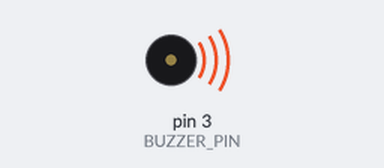
Bench run of a sketch on a simulated Arduino Uno, built with avr-gcc and run on an emulated ATmega328P. Parts: buzzer (waves = sounding).

Above: at 0.2 s.
Timing chart, 0 to 3.0 s (numbered marks = the images above):
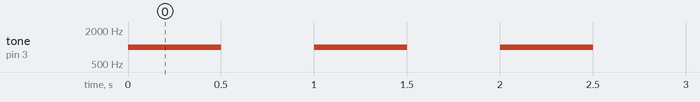

Measured:
- by itself, tone on pin 3 (BUZZER_PIN): alternates 1000 Hz for 0.50 s and silent for 0.50 s

The sketch:

Buzzer_Test.ino
```cpp
const byte BUZZER_PIN = 3;

void setup() {
  pinMode(BUZZER_PIN, OUTPUT);
}

void loop() {
  tone(BUZZER_PIN, 1000);
  delay(500);

  noTone(BUZZER_PIN);
  delay(500);
}
```
